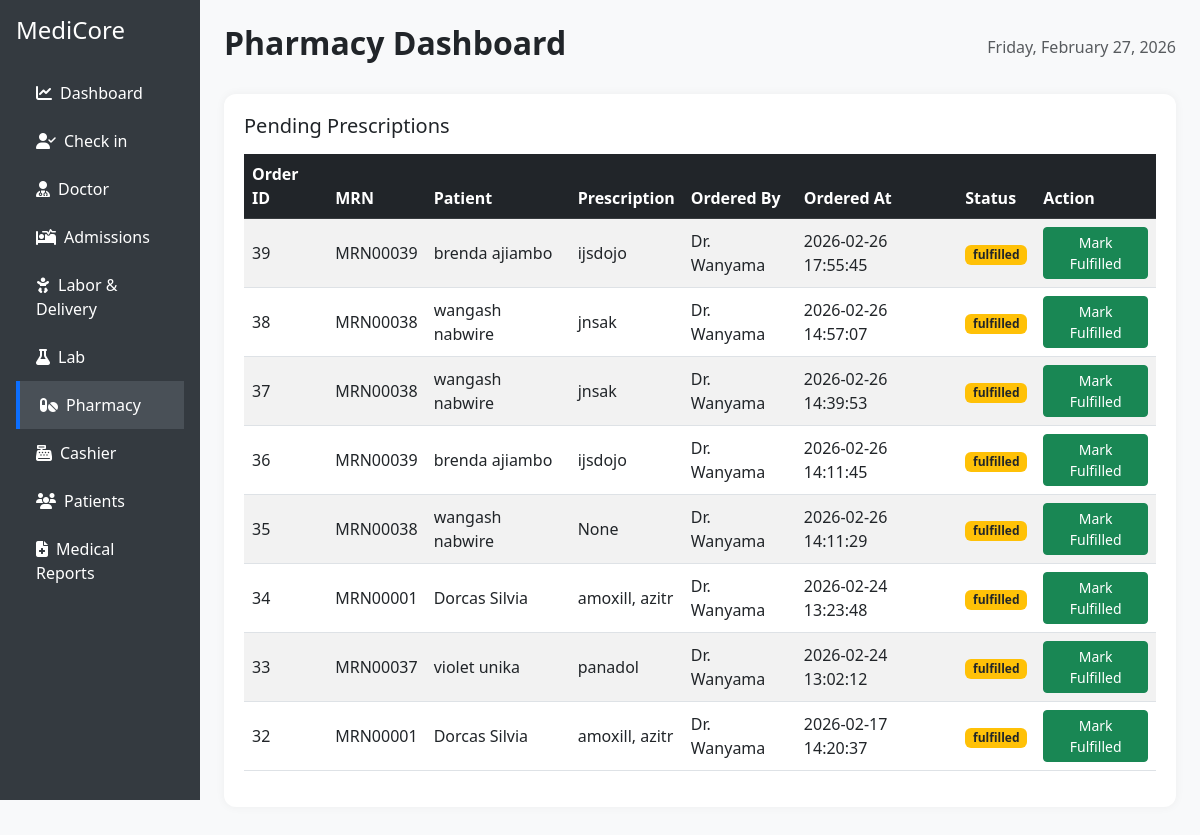
Screenshot of /pharmacy with the database file from the repository.
### tables this page shows
CREATE TABLE pharmacy_orders (
  id INTEGER PRIMARY KEY AUTOINCREMENT,
  patient_id INTEGER,
  prescription TEXT,
  ordered_by TEXT,
  status TEXT DEFAULT 'pending',
  fulfilled_by TEXT,
  fulfilled_at TIMESTAMP,
  created_at TIMESTAMP DEFAULT CURRENT_TIMESTAMP
);

CREATE TABLE patients (
    id INTEGER PRIMARY KEY AUTOINCREMENT,
    name TEXT NOT NULL,
    age INTEGER NOT NULL,
    gender TEXT NOT NULL,
    contact TEXT NOT NULL,
    address TEXT NOT NULL,
    symptoms TEXT,
    diagnosis TEXT,
    lab_results TEXT,
    prescribed_medicine TEXT,
    bill_amount REAL
, is_active INTEGER DEFAULT 1, admission_status TEXT DEFAULT 'outpatient', labor_status TEXT DEFAULT 'none', first_name TEXT, last_name TEXT, created_at TEXT, status TEXT DEFAULT 'draft', updated_at TEXT, card_number TEXT, medical_record_number TEXT, prescriptions TEXT, tests_ordered TEXT, billing_amount REAL);

### app.py (the view)
@app.route('/pharmacy')
def pharmacy():
    db = get_db()
    orders = db.execute("""
        SELECT po.id, p.medical_record_number,
               p.first_name || ' ' || p.last_name AS patient_name,
               po.prescription, po.ordered_by, po.created_at,
               po.status, po.fulfilled_by, po.fulfilled_at
        FROM pharmacy_orders po
        JOIN patients p ON po.patient_id = p.id
        ORDER BY po.created_at DESC
    """).fetchall()
    current_date = datetime.now().strftime('%A, %B %d, %Y')
    return render_template('pharmacy.html', orders=orders, current_date=current_date)

### app.py (called while the page is built)
def get_db():
    conn = sqlite3.connect('hospital.db')
    conn.row_factory = sqlite3.Row
    return conn

### templates/pharmacy.html (shortened to what this page needs)
<!DOCTYPE html>
<html lang="en">
<head>
  <link href="https://cdn.jsdelivr.net/npm/bootstrap@5.3.0/dist/css/bootstrap.min.css" rel="stylesheet">
  <link href="https://cdn.jsdelivr.net/npm/bootstrap-icons@1.10.5/font/bootstrap-icons.css" rel="stylesheet">
  <link href="https://cdnjs.cloudflare.com/ajax/libs/font-awesome/6.4.0/css/all.min.css" rel="stylesheet">
</head>
<body>
  <div class="container-fluid">
    <div class="row">
      <div class="col-md-2 sidebar p-3">
        <h4 class="mb-4">MediCore</h4>
        <a href="{{ url_for('dashboard') }}"><i class="fas fa-chart-line me-2"></i>Dashboard</a>
        <a href="{{ url_for('checkin') }}"><i class="fas fa-user-check me-2"></i>Check in</a>
        <a href="{{ url_for('doctor') }}"><i class="fas fa-user-md me-2"></i>Doctor</a>
        <a href="{{ url_for('admission') }}"><i class="fas fa-procedures me-2"></i>Admissions</a>
        <a href="{{ url_for('labor_delivery') }}"><i class="fas fa-baby me-2"></i>Labor & Delivery</a>
        <a href="{{ url_for('lab') }}"><i class="fas fa-flask me-2"></i>Lab</a>
        <a href="{{ url_for('pharmacy') }}" class="active"><i class="fas fa-pills me-2"></i>Pharmacy</a>
        <a href="{{ url_for('cashier') }}"><i class="fas fa-cash-register me-2"></i>Cashier</a>
        <a href="{{ url_for('patients') }}"><i class="fas fa-users me-2"></i>Patients</a>
        <a href="{{ url_for('medical_reports') }}"><i class="fas fa-file-medical me-2"></i>Medical Reports</a>
      </div>
      <div class="col-md-10 p-4">
        <div class="d-flex justify-content-between align-items-center mb-4">
          <h2 class="fw-bold">Pharmacy Dashboard</h2>
          <span class="text-muted">{{ current_date }}</span>
        </div>
        {% if orders %}
        <div class="panel mb-4">
          <h5 class="mb-3">Pending Prescriptions</h5>
          <table class="table table-striped align-middle">
            <thead class="table-dark">
              <tr>
                <th>Order ID</th>
                <th>MRN</th>
                <th>Patient</th>
                <th>Prescription</th>
                <th>Ordered By</th>
                <th>Ordered At</th>
                <th>Status</th>
                <th>Action</th>
              </tr>
            </thead>
            <tbody>
              {% for order in orders %}
              <tr>
                <td>{{ order.id }}</td>
                <td>{{ order.medical_record_number }}</td>
                <td>{{ order.patient_name }}</td>
                <td>{{ order.prescription }}</td>
                <td>{{ order.ordered_by }}</td>
                <td>{{ order.created_at }}</td>
                <td><span class="badge bg-warning text-dark">{{ order.status }}</span></td>
                <td>
                  <form method="POST" action="{{ url_for('fulfill_order') }}">
                    <button type="submit" class="btn btn-success btn-sm">Mark Fulfilled</button>
                  </form>
                </td>
              </tr>
              {% endfor %}
            </tbody>
          </table>
        </div>
        {% else %}
          <div class="alert alert-info">No pending prescriptions at the moment.</div>
        {% endif %}
      </div>
    </div>
  </div>
</body>
</html>

### templates/pharmacy.html (style rules this page uses)
body { background-color: #f8f9fa; }
.sidebar { height: 100vh; background-color: #343a40; color: white; }
.sidebar a { color: white; text-decoration: none; display: block; padding: 12px 20px; font-weight: 500; }
.sidebar a:hover, .sidebar a.active { background-color: #495057; border-left: 4px solid #0d6efd; }
.panel { background-color: white; border-radius: 12px; padding: 20px; box-shadow: 0 0 10px rgba(0,0,0,0.05); }

### rows the page displays
pharmacy_orders: id "39", medical_record_number "MRN00039", patient_name "brenda ajiambo", prescription "ijsdojo", ordered_by "Dr. Wanyama", created_at "2026-02-26 17:55:45", status "fulfilled"
pharmacy_orders: id "38", medical_record_number "MRN00038", patient_name "wangash nabwire", prescription "jnsak", ordered_by "Dr. Wanyama", created_at "2026-02-26 14:57:07", status "fulfilled"
pharmacy_orders: id "37", medical_record_number "MRN00038", patient_name "wangash nabwire", prescription "jnsak", ordered_by "Dr. Wanyama", created_at "2026-02-26 14:39:53", status "fulfilled"
pharmacy_orders: id "36", medical_record_number "MRN00039", patient_name "brenda ajiambo", prescription "ijsdojo", ordered_by "Dr. Wanyama", created_at "2026-02-26 14:11:45", status "fulfilled"
pharmacy_orders: id "35", medical_record_number "MRN00038", patient_name "wangash nabwire", prescription "None", ordered_by "Dr. Wanyama", created_at "2026-02-26 14:11:29", status "fulfilled"
pharmacy_orders: id "34", medical_record_number "MRN00001", patient_name "Dorcas Silvia", prescription "amoxill, azitr", ordered_by "Dr. Wanyama", created_at "2026-02-24 13:23:48", status "fulfilled"
pharmacy_orders: id "33", medical_record_number "MRN00037", patient_name "violet unika", prescription "panadol", ordered_by "Dr. Wanyama", created_at "2026-02-24 13:02:12", status "fulfilled"
pharmacy_orders: id "32", medical_record_number "MRN00001", patient_name "Dorcas Silvia", prescription "amoxill, azitr", ordered_by "Dr. Wanyama", created_at "2026-02-17 14:20:37", status "fulfilled"
